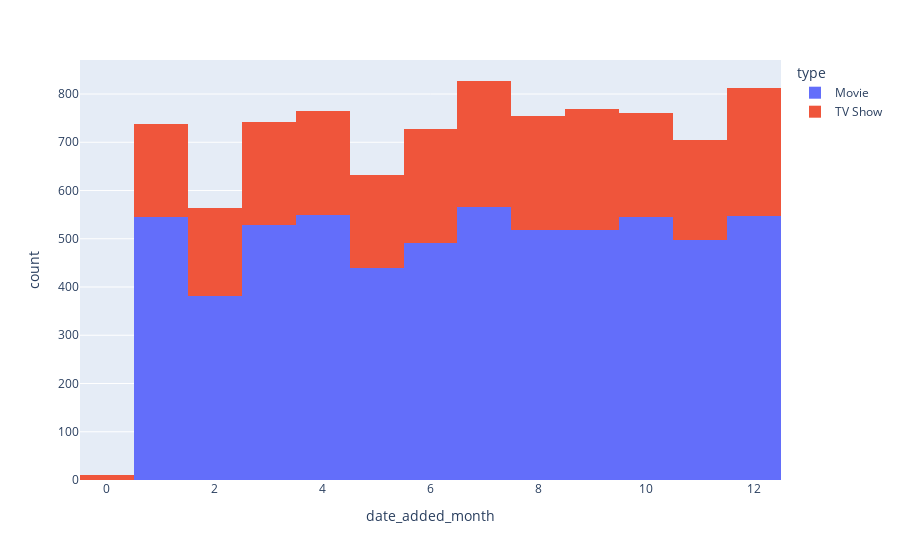

Notebook code for this chart:
### Code cell
px.histogram(df, x='date_added_month', color='type')

### Figure 1 — Plotly figure (JSON) as saved in the notebook; plotly's stock layout.template omitted (floating-point values rounded to 4 significant figures; data arrays with more than 128 entries replaced by an {"elided": "..."} marker saying what was removed)
{"data": [{"alignmentgroup": "True", "bingroup": "x", "hovertemplate": "type=Movie<br>date_added_month=%{x}<br>count=%{y}<extra></extra>", "legendgroup": "Movie", "marker": {"color": "#636efa", "pattern": {"shape": ""}}, "name": "Movie", "offsetgroup": "Movie", "orientation": "v", "showlegend": true, "type": "histogram", "x": {"elided": "6131 int values"}, "xaxis": "x", "yaxis": "y"}, {"alignmentgroup": "True", "bingroup": "x", "hovertemplate": "type=TV Show<br>date_added_month=%{x}<br>count=%{y}<extra></extra>", "legendgroup": "TV Show", "marker": {"color": "#EF553B", "pattern": {"shape": ""}}, "name": "TV Show", "offsetgroup": "TV Show", "orientation": "v", "showlegend": true, "type": "histogram", "x": {"elided": "2676 int values"}, "xaxis": "x", "yaxis": "y"}], "layout": {"barmode": "relative", "legend": {"title": {"text": "type"}, "tracegroupgap": 0}, "margin": {"t": 60}, "xaxis": {"anchor": "y", "domain": [0, 1], "title": {"text": "date_added_month"}}, "yaxis": {"anchor": "x", "domain": [0, 1], "title": {"text": "count"}}}}
